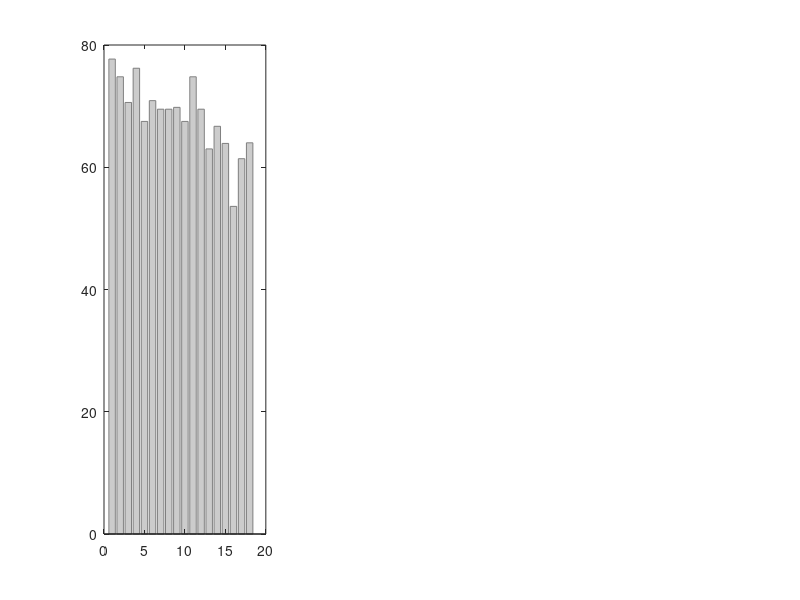

MATLAB code for this plot: (Note: this script raises an error after producing the figure.)


%slPlotClassifAccu.m

%[160105]
%Classification
%Fisher, leaveOneOut

close all
figure('position',[231 425 958 319])

%Coherence
acc = [77.7 74.8 70.6 76.2 67.5 70.9 69.5 69.5 69.8 67.5 74.8 69.5 63 66.7 63.9 53.6 61.4 64];
ste = [2 2 2 2 2 2 2 2 2 2 2 2 3 2 3 3 3 3];
subplot(1,3,1)
bar(acc,'facecolor',[.8 .8 .8],'edgecolor',[.5 .5 .5])
myerrorbar(1:length(acc),acc,'yError',ste,'Symbol=.','MarkerSize=1')
hline(50,'--r')
set(gca,'xtick',1:length(acc),'xticklabel',{'V1','V2','V3','V3A','MT','hV4','rLO1','rLO2','IT','V7','IPS','BA39','FEF','dlPFC','vlPFC','vmPFC','OFC','aPFC'})
rotateXLabels(gca(),60)
axis tight
ylim([0 100])
xlim([0 length(acc)+1])
box off
title('Decode coherence (cv ste)')


%Direction
acc = [29.7 27.3 26.3 24.6 21 26.6 28.6 27 27.7 31.6 29 28.6 25 26 26 21 25.6 26];
ste = [3 3 3 2 2 3 3 3 3 3 3 3 3 3 3 3 2 3 3];
subplot(1,3,2)
bar(acc,'facecolor',[.8 .8 .8],'edgecolor',[.5 .5 .5])
myerrorbar(1:length(acc),acc,'yError',ste,'Symbol=.','MarkerSize=1')
hline(20,'--r')
set(gca,'xtick',1:length(acc),'xticklabel',{'V1','V2','V3','V3A','MT','hV4','rLO1','rLO2','IT','V7','IPS','BA39','FEF','dlPFC','vlPFC','vmPFC','OFC','aPFC'})
rotateXLabels(gca(),60)
axis tight
ylim([0 100])
xlim([0 length(acc)+1])
box off
title('Decode directions (cv ste)')


%Switching
acc = [67.9 65 57 64 54.7 57 48 59.7 55.8 60.9 60.9 58.9 53.1 56.6 55.8 53.9 53.5 52.7];
ste = [3 3 3 3 3 3 3 3 3 3 3 3 3 3 3 3 3 3];
subplot(1,3,3)
bar(acc,'facecolor',[.8 .8 .8],'edgecolor',[.5 .5 .5])
myerrorbar(1:length(acc),acc,'yError',ste,'Symbol=.','MarkerSize=1')
hline(50,'--r')
set(gca,'xtick',1:length(acc),'xticklabel',{'V1','V2','V3','V3A','MT','hV4','rLO1','rLO2','IT','V7','IPS','BA39','FEF','dlPFC','vlPFC','vmPFC','OFC','aPFC'})
rotateXLabels(gca(),60)
axis tight
ylim([0 100])
xlim([0 length(acc)+1])
box off
title('Decode switching (cv ste)')


%% Switching removing coherence confound (by coh)
%because subjects switch more to prior at low coherence, trials tagged as
%switch to prior are more often low coherence trials and we might be
%decoding coherence instead of switch-to-prior
%load data with "slloadClassifAccu.m"
figure('color','w')
acc = [65 62 57 59 50 57 56.7 57 52 57.7 56.7 52.9 53.8 52.9];
ste = [3   3  3  3  3  3    3  3  3    3    3   3     3    3];

%coh0.06
subplot(1,2,1)
bar(acc,'facecolor',[.8 .8 .8],'edgecolor',[.5 .5 .5])
myerrorbar(1:length(acc),acc,'yError',ste,'Symbol=.','MarkerSize=1')
hline(50,'--r')
set(gca,'xtick',1:length(acc),'xticklabel',{'V1','V2','V3','V3A','MT','hV4','V7','IPS','FEF','dlPFC','vlPFC','vmPFC','OFC','aPFC'})
rotateXLabels(gca(),60)
axis tight
ylim([0 100])
xlim([0 length(acc)+1])
box off
title('Decode switching (cv ste) - coh 0.06')

%coh0.12
acc = [70 62 58 70   58   60   62   70  66   64   40   34   46 46];
ste = [6  6 6.9  6  6.9  6.9  6.8  6.4  6.6  6.7  6.9  6.6  7   7];
subplot(1,2,2)
bar(acc,'facecolor',[.8 .8 .8],'edgecolor',[.5 .5 .5])
myerrorbar(1:length(acc),acc,'yError',ste,'Symbol=.','MarkerSize=1')
hline(50,'--r')
set(gca,'xtick',1:length(acc),'xticklabel',{'V1','V2','V3','V3A','MT','hV4','V7','IPS','FEF','dlPFC','vlPFC','vmPFC','OFC','aPFC'})
rotateXLabels(gca(),60)
axis tight
ylim([0 100])
xlim([0 length(acc)+1])
box off
title('Decode switching (cv ste) - coh 0.12')


%% Switching removing coherence confound (by coh)
%10 - fold cross-validation
%load data with "slloadClassifAccu.m"
figure('color','w')
acc = [64 63 57 59 54 59 57 61];
ste = [3 3 4 3 4 3 4 3];

%coh0.06
subplot(1,2,1)
bar(acc,'facecolor',[.8 .8 .8],'edgecolor',[.5 .5 .5])
myerrorbar(1:length(acc),acc,'yError',ste,'Symbol=.','MarkerSize=1')
hline(50,'--r')
set(gca,'xtick',1:length(acc),'xticklabel',{'V1','V2','V3','V3A','MT','hV4','V7','IPS','FEF','dlPFC','vlPFC','vmPFC','OFC','aPFC'})
rotateXLabels(gca(),60)
axis tight
ylim([0 100])
xlim([0 length(acc)+1])
box off
title('Decode switching (10-fold cv, ste) - coh 0.06')

%coh0.12
acc = [60 50 38 55 55 57 63 63];
ste = [8 8 8 8 8 8 8 8];
subplot(1,2,2)
bar(acc,'facecolor',[.8 .8 .8],'edgecolor',[.5 .5 .5])
myerrorbar(1:length(acc),acc,'yError',ste,'Symbol=.','MarkerSize=1')
hline(50,'--r')
set(gca,'xtick',1:length(acc),'xticklabel',{'V1','V2','V3','V3A','MT','hV4','V7','IPS','FEF','dlPFC','vlPFC','vmPFC','OFC','aPFC'})
rotateXLabels(gca(),60)
axis tight
ylim([0 100])
xlim([0 length(acc)+1])
box off
title('Decode switching (10-fold cv, ste) - coh 0.12')


%% decoding directions when switch-to-prior
%Subjects might switch to prior because evidence is flat (Bayes) in which
%case we should not be able to decode motion directions
%note: theoretical chance accuracy at 1/4 = 0.25 not .2 because we don't
%use trials with 225 deg motion direction (because switching cannot be defined)
%#number instances for each class
%        sessions  total
%15  --> 3  2  3    8
%85  --> 5  2  2    9
%155 --> 22 8  15  45
%225 --> 0  0  0    0
%295 --> 22 5  15  52
figure('color','w')

%coh0.06
acc = [28    43  21.8   25   18 31  31  28  25  28  34  12  31 25];
ste = [7.9  8.7     7   7.6  7   8   8   8  7    8   8   6   8  7];
bar(acc,'facecolor',[.8 .8 .8],'edgecolor',[.5 .5 .5])
myerrorbar(1:length(acc),acc,'yError',ste,'Symbol=.','MarkerSize=1')
hline(25,'--r')
set(gca,'xtick',1:length(acc),'xticklabel',{'V1','V2','V3','V3A','MT','hV4','V7','IPS','FEF','dlPFC','vlPFC','vmPFC','OFC','aPFC'})
rotateXLabels(gca(),60)
axis tight
ylim([0 100])
xlim([0 length(acc)+1])
box off
title('Decode directions when subjects chose prior (cv ste) - coh 0.06')

%coh 0.12
%Cancelled analysis: too few samples
%#number instances for each class
%        sessions  total
%15  --> 1  0  1    2
%85  --> 0  0  0    0
%155 --> 6  0  4   10
%225 --> 0  0  0    0
%295 --> 8  0  5   13

%% decoding directions when switch-to-directions
%more of a control to check that oss of accuracy when subjects switched to
%prior is not due to smaller sample size but is a real effect. Here we
%should get good accuracy
%        sessions  total
%15  --> 11  10  13   34
%85  --> 11  10  13   34
%155 --> 17  12  20   49
%225 -->  0   0   0    0
%295 --> 17  17  21   55
figure('color','w')

%coh0.06
acc = [35 32 37.5  30 28.9 29.6 32 34 14.8 34 22.6  20  30  27];
ste = [ 4  4    4  4    4    4   4  4  3   4   3.6  3.5  4  3.9];
bar(acc,'facecolor',[.8 .8 .8],'edgecolor',[.5 .5 .5])
myerrorbar(1:length(acc),acc,'yError',ste,'Symbol=.','MarkerSize=1')
hline(25,'--r')
set(gca,'xtick',1:length(acc),'xticklabel',{'V1','V2','V3','V3A','MT','hV4','V7','IPS','FEF','dlPFC','vlPFC','vmPFC','OFC','aPFC'})
rotateXLabels(gca(),60)
axis tight
ylim([0 100])
xlim([0 length(acc)+1])
box off
title('Decode directions when subjects chose direction (cv ste) - coh 0.06')

%% decoding directions when switch-to-prior (pooled coh)
%Coherence and directions have no reason to be correlated when chosing
%prior so we pool all coherences to get more samples
%It doesn't help much. It just produce 9 instance/class 1 more than with 6%
%coherence.
%#number instances for each class
%        sessions  total
%15  -->  4   2  4  10
%85  -->  5   2  2   9
%155 -->  28  8  19  55
%225 -->  0   0  0    0
%295 -->  30  5  20  55
figure('color','w')

%coh0.06
acc = [28,33,19,36,33,25,36,22,42,33,28,25,33,22];
ste = [7,8,7,8,8,7,8,7,8,8,7,7,8,7];
bar(acc,'facecolor',[.8 .8 .8],'edgecolor',[.5 .5 .5])
myerrorbar(1:length(acc),acc,'yError',ste,'Symbol=.','MarkerSize=1')
hline(25,'--r')
set(gca,'xtick',1:length(acc),'xticklabel',{'V1','V2','V3','V3A','MT','hV4','V7','IPS','FEF','dlPFC','vlPFC','vmPFC','OFC','aPFC'})
rotateXLabels(gca(),60)
axis tight
ylim([0 100])
xlim([0 length(acc)+1])
box off
title('Decode directions when subjects chose prior (cv ste) - pooled coh')


%% decoding two directions (15 and 85) when switch-to-prior (low coherence (6%))
figure('color','w')
acc = [56];
ste = [12];
bar(acc,'facecolor',[.8 .8 .8],'edgecolor',[.5 .5 .5])
myerrorbar(1:length(acc),acc,'yError',ste,'Symbol=.','MarkerSize=1')
hline(50,'--r')
set(gca,'xtick',1:length(acc),'xticklabel',{'outsideBrain02','V1','V2','V3','V3A','MT','hV4','V7','IPS','FEF','dlPFC','vlPFC','vmPFC','OFC','aPFC'})
rotateXLabels(gca(),60)
axis tight
ylim([0 100])
xlim([0 length(acc)+1])
box off
title('Decode directions when subjects chose prior (cv ste) - 6% coh')

%% decoding two directions (15 and 85) when switch-to-direction (low coherence (6%))
figure('color','w')
acc = [42];
ste = [6];
bar(acc,'facecolor',[.8 .8 .8],'edgecolor',[.5 .5 .5])
myerrorbar(1:length(acc),acc,'yError',ste,'Symbol=.','MarkerSize=1')
hline(50,'--r')
set(gca,'xtick',1:length(acc),'xticklabel',{'outsideBrain02','V1','V2','V3','V3A','MT','hV4','V7','IPS','FEF','dlPFC','vlPFC','vmPFC','OFC','aPFC'})
rotateXLabels(gca(),60)
axis tight
ylim([0 100])
xlim([0 length(acc)+1])
box off
title('Decode directions when subjects chose prior (cv ste) - 6% coh')




